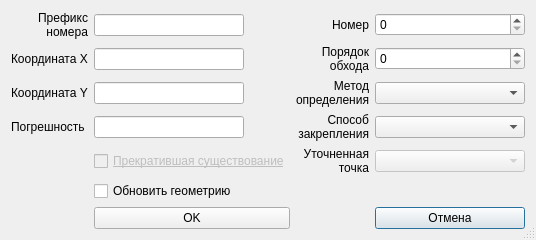
<?xml version="1.0" encoding="UTF-8"?>
<ui version="4.0">
 <class>Point</class>
 <widget class="QDialog" name="Point">
  <property name="geometry">
   <rect>
    <x>0</x>
    <y>0</y>
    <width>500</width>
    <height>220</height>
   </rect>
  </property>
  <property name="windowTitle">
   <string>Атрибуты точки</string>
  </property>
  <property name="windowIcon">
   <iconset resource="../resources.qrc">
    <normaloff>:/plugins/openland/icons/point.png</normaloff>:/plugins/openland/icons/point.png</iconset>
  </property>
  <property name="sizeGripEnabled">
   <bool>true</bool>
  </property>
  <layout class="QGridLayout" name="gridLayout">
   <item row="0" column="3">
    <widget class="QSpinBox" name="spinBoxNumber">
     <property name="minimumSize">
      <size>
       <width>150</width>
       <height>0</height>
      </size>
     </property>
     <property name="maximum">
      <number>999999</number>
     </property>
    </widget>
   </item>
   <item row="6" column="3">
    <widget class="QPushButton" name="pushButtonClose">
     <property name="text">
      <string>Отмена</string>
     </property>
     <property name="icon">
      <iconset resource="../resources.qrc">
       <normaloff>:/plugins/openland/icons/close.png</normaloff>:/plugins/openland/icons/close.png</iconset>
     </property>
    </widget>
   </item>
   <item row="1" column="3">
    <widget class="QSpinBox" name="spinBoxOrder">
     <property name="minimumSize">
      <size>
       <width>150</width>
       <height>0</height>
      </size>
     </property>
     <property name="maximum">
      <number>999999</number>
     </property>
    </widget>
   </item>
   <item row="1" column="2">
    <widget class="QLabel" name="label_3">
     <property name="text">
      <string>&lt;html&gt;&lt;head/&gt;&lt;body&gt;&lt;p align=&quot;right&quot;&gt;Порядок&lt;br/&gt;обхода&lt;/p&gt;&lt;/body&gt;&lt;/html&gt;</string>
     </property>
    </widget>
   </item>
   <item row="3" column="1">
    <widget class="QLineEdit" name="lineEditMeasureError">
     <property name="maximumSize">
      <size>
       <width>150</width>
       <height>16777215</height>
      </size>
     </property>
    </widget>
   </item>
   <item row="2" column="0">
    <widget class="QLabel" name="label_2">
     <property name="text">
      <string>Координата Y</string>
     </property>
    </widget>
   </item>
   <item row="2" column="1">
    <widget class="QLineEdit" name="lineEditY">
     <property name="maximumSize">
      <size>
       <width>150</width>
       <height>16777215</height>
      </size>
     </property>
    </widget>
   </item>
   <item row="2" column="3">
    <widget class="QComboBox" name="comboBoxMethod">
     <property name="minimumSize">
      <size>
       <width>150</width>
       <height>0</height>
      </size>
     </property>
    </widget>
   </item>
   <item row="3" column="3">
    <widget class="QComboBox" name="comboBoxWay2Fix">
     <property name="minimumSize">
      <size>
       <width>150</width>
       <height>0</height>
      </size>
     </property>
    </widget>
   </item>
   <item row="0" column="0">
    <widget class="QLabel" name="label_5">
     <property name="text">
      <string>&lt;html&gt;&lt;head/&gt;&lt;body&gt;&lt;p align=&quot;right&quot;&gt;Префикс&lt;br/&gt;номера&lt;/p&gt;&lt;/body&gt;&lt;/html&gt;</string>
     </property>
    </widget>
   </item>
   <item row="5" column="1">
    <widget class="QCheckBox" name="checkBoxUpdateGeom">
     <property name="maximumSize">
      <size>
       <width>150</width>
       <height>16777215</height>
      </size>
     </property>
     <property name="text">
      <string>Обновить геометрию</string>
     </property>
    </widget>
   </item>
   <item row="3" column="2">
    <widget class="QLabel" name="label_7">
     <property name="text">
      <string>&lt;html&gt;&lt;head/&gt;&lt;body&gt;&lt;p align=&quot;right&quot;&gt;Способ&lt;br/&gt;закрепления&lt;/p&gt;&lt;/body&gt;&lt;/html&gt;</string>
     </property>
    </widget>
   </item>
   <item row="1" column="1">
    <widget class="QLineEdit" name="lineEditX">
     <property name="maximumSize">
      <size>
       <width>150</width>
       <height>16777215</height>
      </size>
     </property>
    </widget>
   </item>
   <item row="2" column="2">
    <widget class="QLabel" name="label_8">
     <property name="text">
      <string>&lt;html&gt;&lt;head/&gt;&lt;body&gt;&lt;p align=&quot;right&quot;&gt;Метод&lt;br/&gt;определения&lt;/p&gt;&lt;/body&gt;&lt;/html&gt;</string>
     </property>
    </widget>
   </item>
   <item row="1" column="0">
    <widget class="QLabel" name="label">
     <property name="text">
      <string>Координата X</string>
     </property>
    </widget>
   </item>
   <item row="0" column="1">
    <widget class="QLineEdit" name="lineEditPrefix">
     <property name="maximumSize">
      <size>
       <width>150</width>
       <height>16777215</height>
      </size>
     </property>
    </widget>
   </item>
   <item row="6" column="1">
    <widget class="QPushButton" name="pushButtonSave">
     <property name="text">
      <string>OK</string>
     </property>
     <property name="icon">
      <iconset resource="../resources.qrc">
       <normaloff>:/plugins/openland/icons/save.png</normaloff>:/plugins/openland/icons/save.png</iconset>
     </property>
    </widget>
   </item>
   <item row="3" column="0">
    <widget class="QLabel" name="label_6">
     <property name="text">
      <string>Погрешность</string>
     </property>
    </widget>
   </item>
   <item row="0" column="2">
    <widget class="QLabel" name="label_4">
     <property name="text">
      <string>&lt;html&gt;&lt;head/&gt;&lt;body&gt;&lt;p align=&quot;right&quot;&gt;Номер&lt;/p&gt;&lt;/body&gt;&lt;/html&gt;</string>
     </property>
    </widget>
   </item>
   <item row="4" column="1">
    <widget class="QCheckBox" name="checkBoxIsPre">
     <property name="enabled">
      <bool>false</bool>
     </property>
     <property name="font">
      <font>
       <underline>true</underline>
      </font>
     </property>
     <property name="text">
      <string>Прекратившая существование</string>
     </property>
     <property name="checkable">
      <bool>true</bool>
     </property>
    </widget>
   </item>
   <item row="4" column="2">
    <widget class="QLabel" name="label_9">
     <property name="text">
      <string>&lt;html&gt;&lt;head/&gt;&lt;body&gt;&lt;p align=&quot;right&quot;&gt;Уточненная&lt;br/&gt;точка&lt;/p&gt;&lt;/body&gt;&lt;/html&gt;</string>
     </property>
    </widget>
   </item>
   <item row="4" column="3">
    <widget class="QComboBox" name="comboBoxCorrectPoint">
     <property name="enabled">
      <bool>false</bool>
     </property>
    </widget>
   </item>
  </layout>
 </widget>
 <tabstops>
  <tabstop>lineEditPrefix</tabstop>
  <tabstop>spinBoxNumber</tabstop>
  <tabstop>lineEditX</tabstop>
  <tabstop>spinBoxOrder</tabstop>
  <tabstop>lineEditY</tabstop>
  <tabstop>comboBoxMethod</tabstop>
  <tabstop>lineEditMeasureError</tabstop>
  <tabstop>comboBoxWay2Fix</tabstop>
  <tabstop>checkBoxIsPre</tabstop>
  <tabstop>comboBoxCorrectPoint</tabstop>
  <tabstop>checkBoxUpdateGeom</tabstop>
  <tabstop>pushButtonSave</tabstop>
  <tabstop>pushButtonClose</tabstop>
 </tabstops>
 <resources>
  <include location="../resources.qrc"/>
 </resources>
 <connections/>
</ui>
